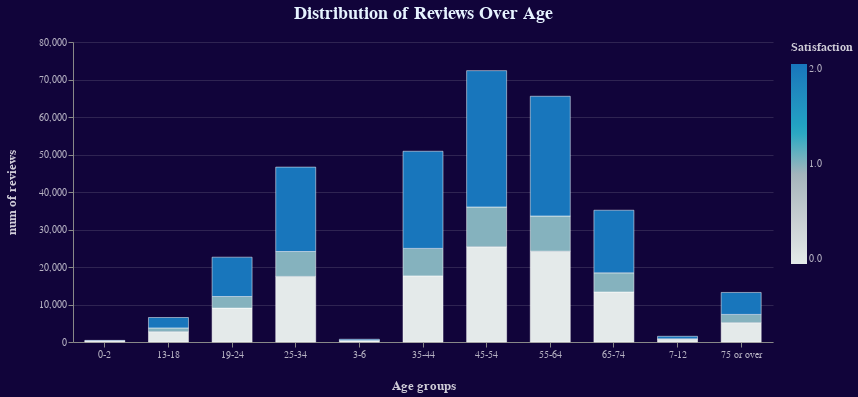

The code cell stored with this chart in its notebook:
### Code cell
data = (df.groupby(["Age", "Satisfaction"])
          .agg({"Reviews": "count"})
          .reset_index()).sort_values(["Age", "Satisfaction"], ascending=True)
#data['Cumulative_Reviews'] = data.groupby(['Age'])['Reviews'].apply(lambda x: x.cumsum())

bars = (alt.Chart(data=data, title="Distribution of Reviews Over Age")
           .mark_bar(size=40,
                     strokeWidth=0.5,
                     stroke="white")
           .encode(x=alt.X('Age:O',
                           axis=alt.Axis(title="Age groups", grid=False)),
                   y=alt.Y('Reviews:Q', stack='zero',
                           scale=alt.Scale(type="linear"),
                           axis=alt.Axis(title="num of reviews")),
                   order=alt.Order('Satisfaction', sort='ascending'),
                   color=alt.Color("Satisfaction:Q",
                                   scale=alt.Scale(scheme="lightgreyteal",
                                                   bins=[0,1,2,3],
                                                   reverse=False))))
                   
chart = (alt.layer(bars)
            .configure(background="#11043a")
            .configure_title(font="Arial",
                             fontSize=18,
                             color="#e6f3ff",
                             dy=-10)
            .configure_legend(titleFontSize=12,
                              titleColor="white",
                              tickCount=10,
                              titleOpacity=0.8,
                              labelColor="white",
                              labelOpacity=0.7,
                              titlePadding=10)
            .configure_axis(titleFontSize=13,
                            titlePadding=20,
                            titleColor="white",
                            titleOpacity=0.8,
                            labelColor="white",
                            labelOpacity=0.7,
                            labelAngle=0,
                            tickOffset=0,
                            grid=True,
                            gridOpacity=0.15)
            .configure_view(strokeWidth=0)
            .properties(height=300, width=700)
)
chart

### Figure 1 — Vega-Lite specification as saved in the notebook (floating-point values rounded to 4 significant figures)
{"config": {"view": {"continuousWidth": 400, "continuousHeight": 300, "strokeWidth": 0}, "axis": {"grid": true, "gridOpacity": 0.15, "labelAngle": 0, "labelColor": "white", "labelOpacity": 0.7, "tickOffset": 0, "titleColor": "white", "titleFontSize": 13, "titleOpacity": 0.8, "titlePadding": 20}, "background": "#11043a", "legend": {"labelColor": "white", "labelOpacity": 0.7, "tickCount": 10, "titleColor": "white", "titleFontSize": 12, "titleOpacity": 0.8, "titlePadding": 10}, "title": {"color": "#e6f3ff", "dy": -10, "font": "Arial", "fontSize": 18}}, "layer": [{"mark": {"type": "bar", "size": 40, "stroke": "white", "strokeWidth": 0.5}, "encoding": {"color": {"field": "Satisfaction", "scale": {"bins": [0, 1, 2, 3], "reverse": false, "scheme": "lightgreyteal"}, "type": "quantitative"}, "order": {"field": "Satisfaction", "sort": "ascending", "type": "quantitative"}, "x": {"axis": {"grid": false, "title": "Age groups"}, "field": "Age", "type": "ordinal"}, "y": {"axis": {"title": "num of reviews"}, "field": "Reviews", "scale": {"type": "linear"}, "stack": "zero", "type": "quantitative"}}, "title": "Distribution of Reviews Over Age"}], "data": {"name": "data-e81723af8f2197af0707fd97b4e9c353"}, "height": 300, "width": 700, "$schema": "https://vega.github.io/schema/vega-lite/v4.17.0.json", "datasets": {"data-e81723af8f2197af0707fd97b4e9c353": [{"Age": "0-2", "Satisfaction": 0, "Reviews": 213}, {"Age": "0-2", "Satisfaction": 1, "Reviews": 42}, {"Age": "0-2", "Satisfaction": 2, "Reviews": 175}, {"Age": "13-18", "Satisfaction": 0, "Reviews": 2756}, {"Age": "13-18", "Satisfaction": 1, "Reviews": 1000}, {"Age": "13-18", "Satisfaction": 2, "Reviews": 2774}, {"Age": "19-24", "Satisfaction": 0, "Reviews": 9036}, {"Age": "19-24", "Satisfaction": 1, "Reviews": 3101}, {"Age": "19-24", "Satisfaction": 2, "Reviews": 10483}, {"Age": "25-34", "Satisfaction": 0, "Reviews": 17491}, {"Age": "25-34", "Satisfaction": 1, "Reviews": 6643}, {"Age": "25-34", "Satisfaction": 2, "Reviews": 22500}, {"Age": "3-6", "Satisfaction": 0, "Reviews": 315}, {"Age": "3-6", "Satisfaction": 1, "Reviews": 108}, {"Age": "3-6", "Satisfaction": 2, "Reviews": 310}, {"Age": "35-44", "Satisfaction": 0, "Reviews": 17631}, {"Age": "35-44", "Satisfaction": 1, "Reviews": 7329}, {"Age": "35-44", "Satisfaction": 2, "Reviews": 25904}, {"Age": "45-54", "Satisfaction": 0, "Reviews": 25395}, {"Age": "45-54", "Satisfaction": 1, "Reviews": 10611}, {"Age": "45-54", "Satisfaction": 2, "Reviews": 36359}, {"Age": "55-64", "Satisfaction": 0, "Reviews": 24208}, {"Age": "55-64", "Satisfaction": 1, "Reviews": 9394}, {"Age": "55-64", "Satisfaction": 2, "Reviews": 31927}, {"Age": "65-74", "Satisfaction": 0, "Reviews": 13332}, {"Age": "65-74", "Satisfaction": 1, "Reviews": 5116}, {"Age": "65-74", "Satisfaction": 2, "Reviews": 16690}, {"Age": "7-12", "Satisfaction": 0, "Reviews": 655}, {"Age": "7-12", "Satisfaction": 1, "Reviews": 211}, {"Age": "7-12", "Satisfaction": 2, "Reviews": 654}, {"Age": "75 or over", "Satisfaction": 0, "Reviews": 5157}, {"Age": "75 or over", "Satisfaction": 1, "Reviews": 2198}, {"Age": "75 or over", "Satisfaction": 2, "Reviews": 5858}]}}
